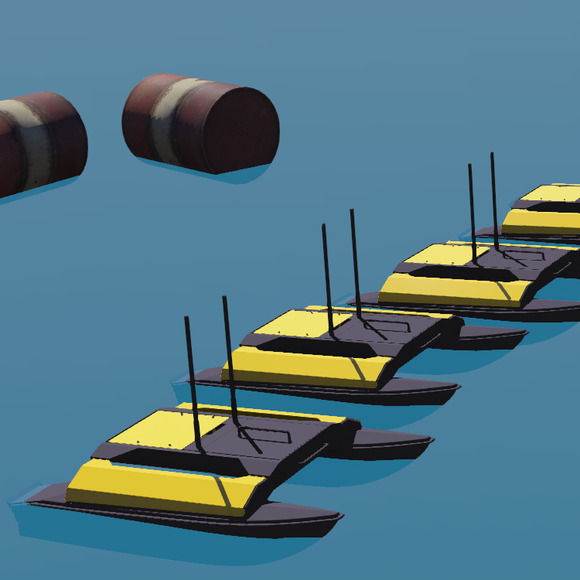
#> input picture resources/images/splash_images/heron.jpg, 580 x 580 px; its folder holds only this picture in this run
$ python -i icon_creator.py   (imports and definitions only)
#> lines starting #> are read from the running program, lines starting #| are printed output that depends on the picture
#> further down, picture is the input picture: PIL image 580x580 RGB; mean R, G, B 81, 117.3, 131.1
# Copyright 1996-2025 Cyberbotics Ltd.
#
# Licensed under the Apache License, Version 2.0 (the "License");
# you may not use this file except in compliance with the License.
# You may obtain a copy of the License at
#
#     https://www.apache.org/licenses/LICENSE-2.0
#
# Unless required by applicable law or agreed to in writing, software
# distributed under the License is distributed on an "AS IS" BASIS,
# WITHOUT WARRANTIES OR CONDITIONS OF ANY KIND, either express or implied.
# See the License for the specific language governing permissions and
# limitations under the License.

"""Setup the studio, and generate continuously icons in the target directory."""

import colorsys
import json
import math
import optparse
import fnmatch
import os
import shutil
import sys

from controller import Supervisor
from PIL import Image, ImageChops

# Considerations:
# - The shadow should appear on the objects right.
# - The robot and the shadow should appear entirely in the resulted screenshot.
# - If possible, physics should have run, the object should have a dynamic pose, and the robot "eyes" should look at the camera.

RED = 0
GREEN = 1
BLUE = 2
HUE = 0
LIGHTNESS = 1
SATURATION = 2

WHITE = [1, 1, 1]

# [1 line that did not run here, left out]


def get_options():
    """Parse the controler arguments."""
    optParser = optparse.OptionParser()
    optParser.add_option("--disable-icon-copy", dest="disableIconCopy", action="store_true", default=False,
                         help="Disable the copy of the icons.")
    optParser.add_option("--json-file", dest="file", default="objects.json", help="Specify the JSON file to use.")
    optParser.add_option("--single-shot", dest="singleShot", action="store_true", default=False,
                         help="Take only a screenshot of the current world.")
    optParser.add_option("--appearance", dest="appearance", action="store_true", default=False,
                         help="Create the screenshot for all the appearances.")
    options, args = optParser.parse_args()
    return options


# [5 lines left out: function take_original_screenshot, not called in this run]


def autocrop(im):
    """Autocrop an image based on its upperleft pixel."""
    # reference: https://stackoverflow.com/a/48605963/2210777
    rgbImage = im.convert('RGB')  # from RGBA, needed since Pillow 7.1.0
    bg = Image.new(rgbImage.mode, rgbImage.size, rgbImage.getpixel((0, 0)))
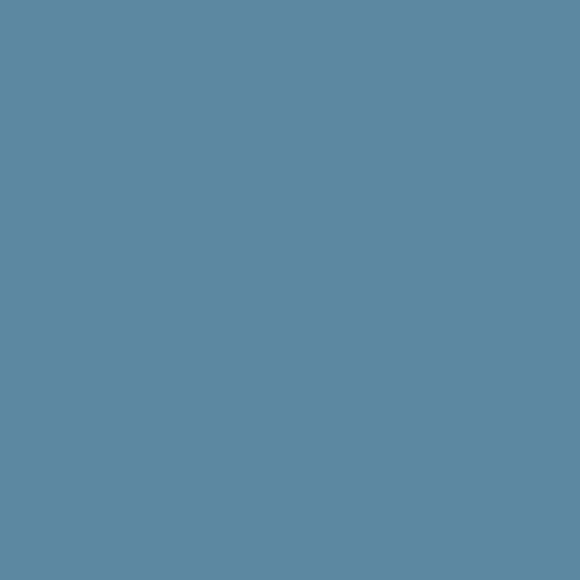
#> bg: PIL image 580x580 RGB; mean R, G, B 92, 136, 161
    diff = ImageChops.difference(rgbImage, bg)
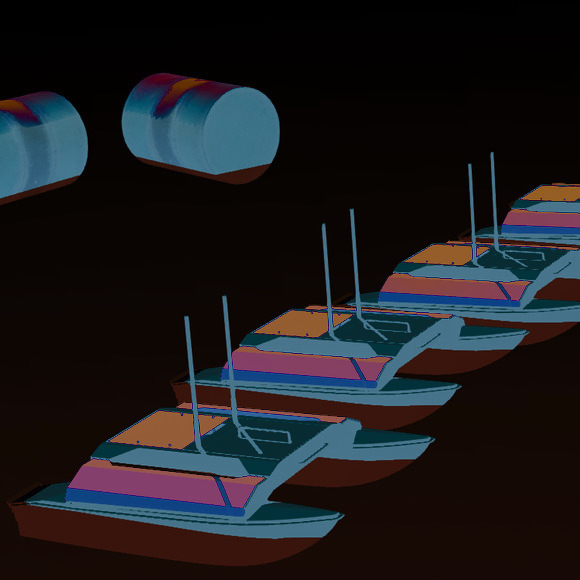
#> diff: PIL image 580x580 RGB; mean R, G, B 28.3, 27.2, 30.1
    diff = ImageChops.add(diff, diff, 2.0)
    bbox = diff.getbbox()
#> bbox = (0, 0, 580, 580)
    if bbox:
        return im.crop(bbox)
    assert False, "Impossible to crop image"


# [157 lines left out: functions take_screenshot, process_appearances, process_object, not called in this run]


# Initialize the Supervisor.
# [1 line that did not run here, left out]
# [1 line that did not run here, left out]
# [1 line that did not run here, left out]
# [1 line not run here, left out]
options = get_options()

# [2 lines not run here, left out]

# Get required fields
# [1 line that did not run here, left out]
# [1 line that did not run here, left out]
# [1 line that did not run here, left out]
# [1 line that did not run here, left out]
# [1 line that did not run here, left out]
# [1 line that did not run here, left out]

# [66 lines not run here, left out]

>>> from PIL import Image
>>> picture = Image.open('../../../../resources/images/splash_images/heron.jpg')
>>> result = autocrop(picture)
